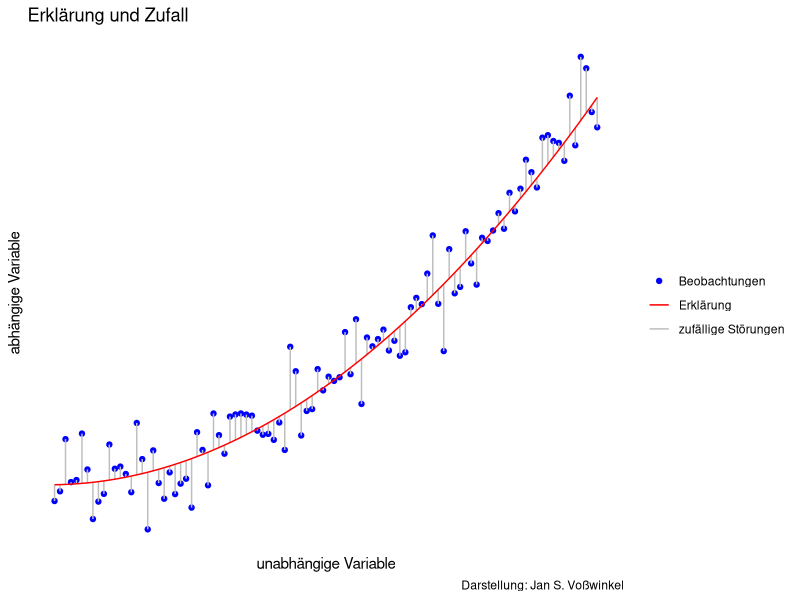

Write R code to recreate this figure.
## ---- chunk 1
library(tidyverse)

# df erzeugen
set.seed(123)

index <- 1:100

df <- as.data.frame(index) %>% 
  mutate(trend = .2*index^2+30,
         beobachtung = trend+rnorm(100, 0, 150))

#(Zusätzlicher df, um vertikale Linien in Grafik zu erzeugen, s. https://stackoverflow.com/questions/12253239/vertical-lines-between-points-with-ggplot2)

trend1 <- df$trend
beobachtung1 <- df$beobachtung
index1 <- rep(1:100,2)

df1 <- data.frame(index1=index1,
                 y=c(trend1, beobachtung1))

# Bild erzeugen

p <- df %>% 
  ggplot(aes(index, beobachtung))+
  geom_point(aes(color="Beobachtungen"))+
#  geom_line()+
  geom_line(aes(x=index1, y=y, group=df1$index1, color="zufällige Störungen"), data=df1)+
  geom_line(aes(y=trend, color= "Erklärung"))+
  scale_color_manual(values=c("blue", "red", "gray"))+
  scale_x_continuous(breaks= NULL) +
  scale_y_continuous(breaks= NULL) +
  theme_classic()+
  theme(panel.grid = element_blank()) +
  theme(axis.line = element_line(arrow = arrow(type='closed', length = unit(5,'pt'))))+
  labs(title="Erklärung und Zufall",
       caption="Darstellung: Jan S. Voßwinkel",
    x = "unabhängige Variable", y = "abhängige Variable", 
       color="",
       fill="")

p

